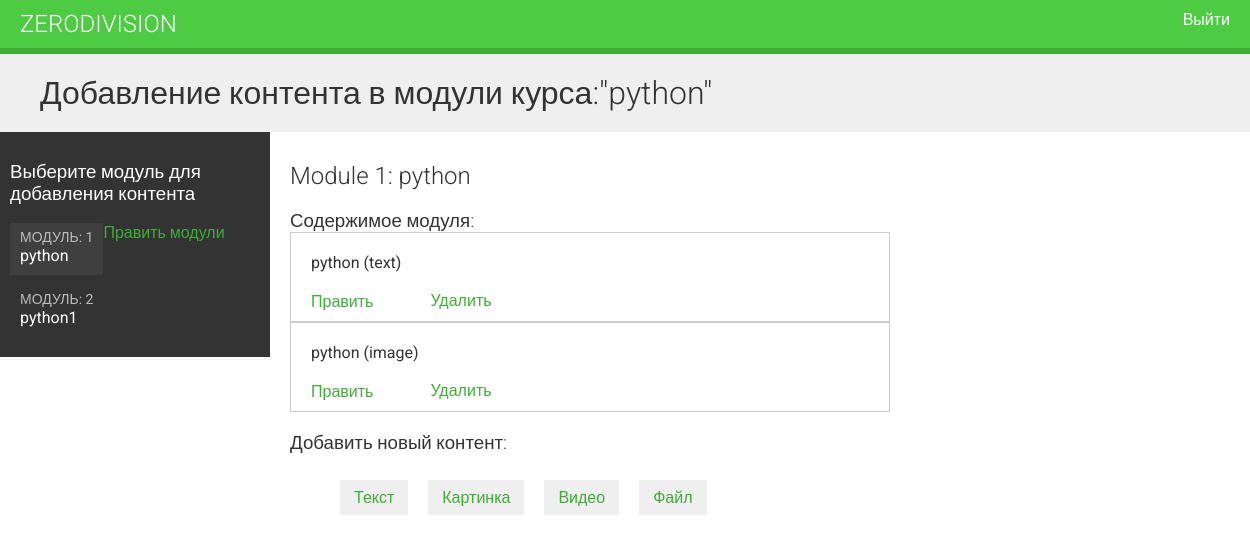
The app's page /course/module/27/ (signed in) with its own data.
### courses/models.py (models this page shows, shortened)
class Course(models.Model):
    owner = models.ForeignKey(User,
                              related_name='courses_created',
                              on_delete=models.CASCADE)
    subject = models.ForeignKey(Subject,
                                related_name='courses',
                                on_delete=models.CASCADE)
    title = models.CharField(max_length=200)
    slug = models.SlugField(max_length=200, unique=True)
    overview = models.TextField()
    created = models.DateTimeField(auto_now_add=True)
    students = models.ManyToManyField(User,
                                      related_name='courses_joined',
                                      blank=True)
    class Meta:
        ordering = ['-created']

class Module(models.Model):
    course = models.ForeignKey(Course,
                               related_name='modules',
                               on_delete=models.CASCADE)
    title = models.CharField(max_length=200)
    description = models.TextField(blank=True)
    order = OrderField(blank=True, for_fields=['course'])
    class Meta:
        ordering = ['order']

class Content(models.Model):
    module = models.ForeignKey(Module,
                               related_name='contents',
                               on_delete=models.CASCADE)
    content_type = models.ForeignKey(ContentType,
                                     on_delete=models.CASCADE,
                                     limit_choices_to={'model__in': ('text',
                                                                     'video',
                                                                     'image',
                                                                     'file')})
    object_id = models.PositiveIntegerField()
    item = GenericForeignKey('content_type', 'object_id')
    order = OrderField(blank=True, for_fields=['module'])
    class Meta:
        ordering = ['order']

class ItemBase(models.Model):
    owner = models.ForeignKey(User,
                              related_name='%(class)s_related',
                              on_delete=models.CASCADE)
    title = models.CharField(max_length=250)
    created = models.DateTimeField(auto_now_add=True)
    updated = models.DateTimeField(auto_now=True)
    class Meta:
        abstract = True
    def __str__(self):
        return self.title

class Text(ItemBase):
    content = models.TextField()

class Image(ItemBase):
    file = models.FileField(upload_to='images')

### courses/views.py (the view)
class ModuleContentListView(TemplateResponseMixin, View):
    template_name = 'courses/manage/module/content_list.html'
    def get(self, request, module_id):
        module = get_object_or_404(Module,
                                   id=module_id,
                                   course__owner=request.user)
        return self.render_to_response({'module': module})

### courses/templatetags/course.py (called while the page is built)
@register.filter
def model_name(obj):
    try:
        return obj._meta.model_name
    except AttributeError:
        return None

### courses/templates/courses/manage/module/content_list.html (shortened to what this page needs)
{% extends "base.html" %}
{% load course %}
{% block content %}
  {% with course=module.course %}
    <h1>Добавление контента в модули курса:"{{ course.title }}"</h1>
    <div class="contents">
      <h3>Выберите модуль для добавления контента</h3>
      <ul id="modules">
        {% for m in course.modules.all %}
          <li data-id="{{ m.id }}" {% if m == module %}class="selected"{% endif %}>
            <a href="{% url "courses:module_content_list" m.id %}">
              <span>
                Модуль: <span class="order">{{ m.order|add:1 }}</span>
              </span>
              <br>
              {{ m.title }}
            </a>
          </li>
        {% empty %}
          <li>Еще не добавлены модули.</li>
        {% endfor %}
      </ul>
      <p><a href="{% url "courses:course_module_update" course.id %}">Править модули</a></p>
    </div>
    <div class="module">
      <h2>Module {{ module.order|add:1 }}: {{ module.title }}</h2>
      <h3>Содержимое модуля:</h3>
      <div id="module-contents">
        {% for content in module.contents.all %}
          <div data-id="{{ content.id }}">
            {% with item=content.item %}
              <p>{{ item }} ({{ item|model_name }})</p>
              <a href="{% url "courses:module_content_update" module.id item|model_name item.id %}">Править</a>
              <form action="{% url "courses:module_content_delete" content.id %}" method="post">
                <input type="submit" value="Удалить">
              </form>
            {% endwith %}
          </div>
        {% empty %}
          <p>Этот модуль еще не содержит контент.</p>
        {% endfor %}
      </div>
      <h3>Добавить новый контент:</h3>
      <ul class="content-types">
        <li><a href="{% url "courses:module_content_create" module.id "text" %}">Текст</a></li>
        <li><a href="{% url "courses:module_content_create" module.id "image" %}">Картинка</a></li>
        <li><a href="{% url "courses:module_content_create" module.id "video" %}">Видео</a></li>
        <li><a href="{% url "courses:module_content_create" module.id "file" %}">Файл</a></li>
      </ul>
    </div>
  {% endwith %}
{% endblock %}

### courses/static/css/base.css (style rules this page uses)
body { margin:0; font-family:'Roboto', sans-serif; font-weight:400; color:#333; }
a { color:#3fad37; text-decoration:none; }
ul { float:left; }
h1, h2, h3, h4, h5, h6 { font-family:'Roboto', sans-serif; font-weight:300; }
h1 { background:#efefef; width:100%; overflow:auto; padding:20px 0 20px 40px; margin:0; }
.module { padding:10px 20px; float:left; width:600px; }
.module h3 { margin:20px 0 0; padding:0; width:100%; }
.module p { margin:10px 0 20px; width:100%; float:left; }
.contents { width:20%; padding:10px; float:left; background:#333; color: #fff; font-family:'Roboto', sans-serif; }
.contents ul { list-style:none; margin:0; padding:0; }
.contents ul li { margin:0 0 10px 0; padding:4px 10px 10px; overflow:auto; }
.contents ul li.selected { background:#3f3f3f; }
.contents ul span { text-transform:uppercase; color:#bbb; font-size:14px; }
.contents ul a { display:block; color:#fff; text-decoration:none; }
ul.content-types li { list-style:none; float:left; margin:10px; background:#efefef; padding:8px 14px; }
input, select, textarea { border:1px solid #ccc; border-bottom:3px solid #ccc; padding:8px 12px; font-size:16px; font-family:'Roboto', sans-serif; float:left; clear:both; width:300px; }
input[type=submit], a.button { border-radius:5px; background:#4dcc43; color:#fff; font-size:16px; text-transform:uppercase; border:none; padding:10px 20px; margin:20px 0; }
#module-contents div { padding:10px 20px; border:1px solid #ccc; background:#fff }
#module-contents form { margin:0; padding:0; }
#module-contents input[type=submit] { color:#3fad37; background:none; margin:-20px 0 0; padding:0; float:left; text-transform:none; }

### records on screen
Course: title "python"
Module: order|add "1", title "python"
Module: order|add "2", title "python1"
Content: item "python", item|model_name "text"
Content: item "python", item|model_name "image"
